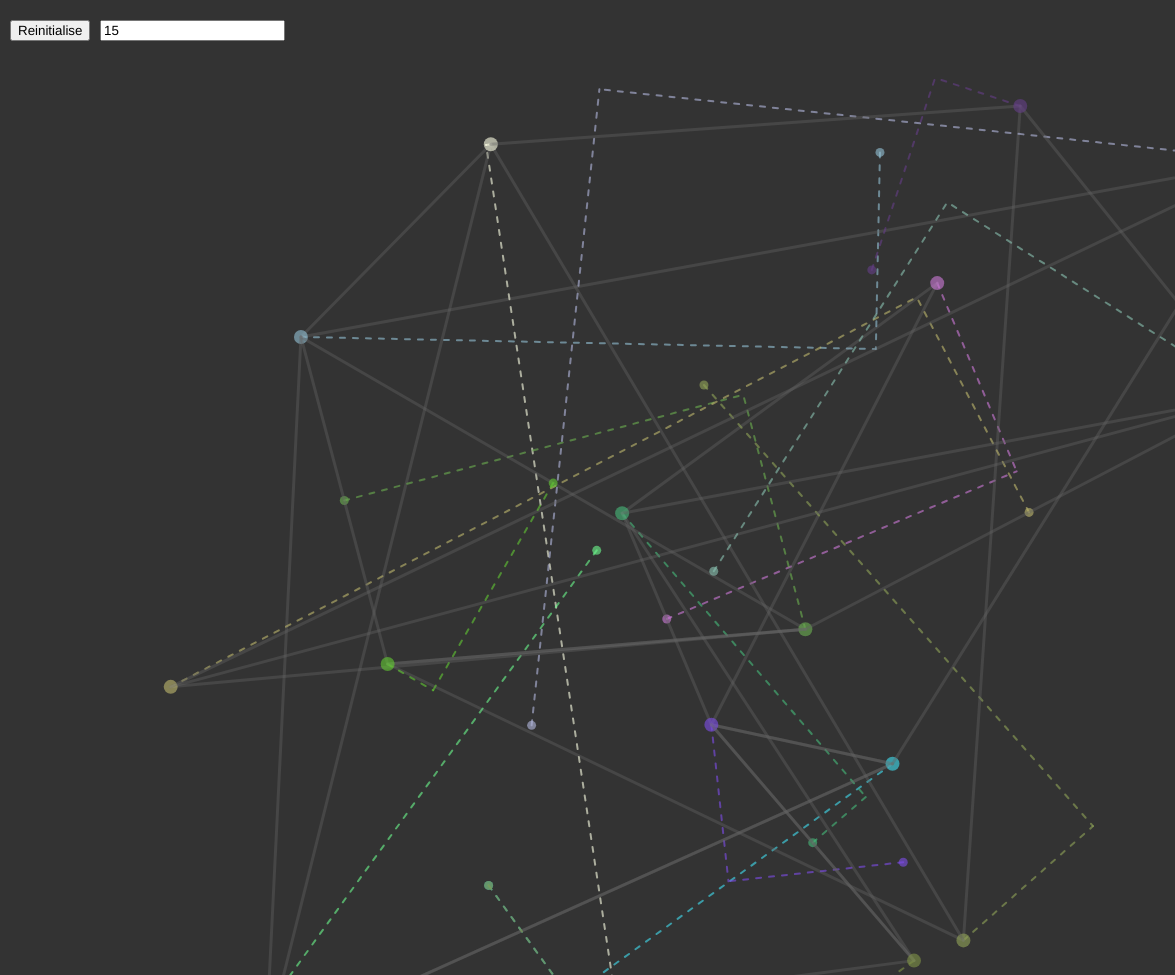
Frame 1 (no input)
Frame 60 (no input): identical to frame 1, image omitted
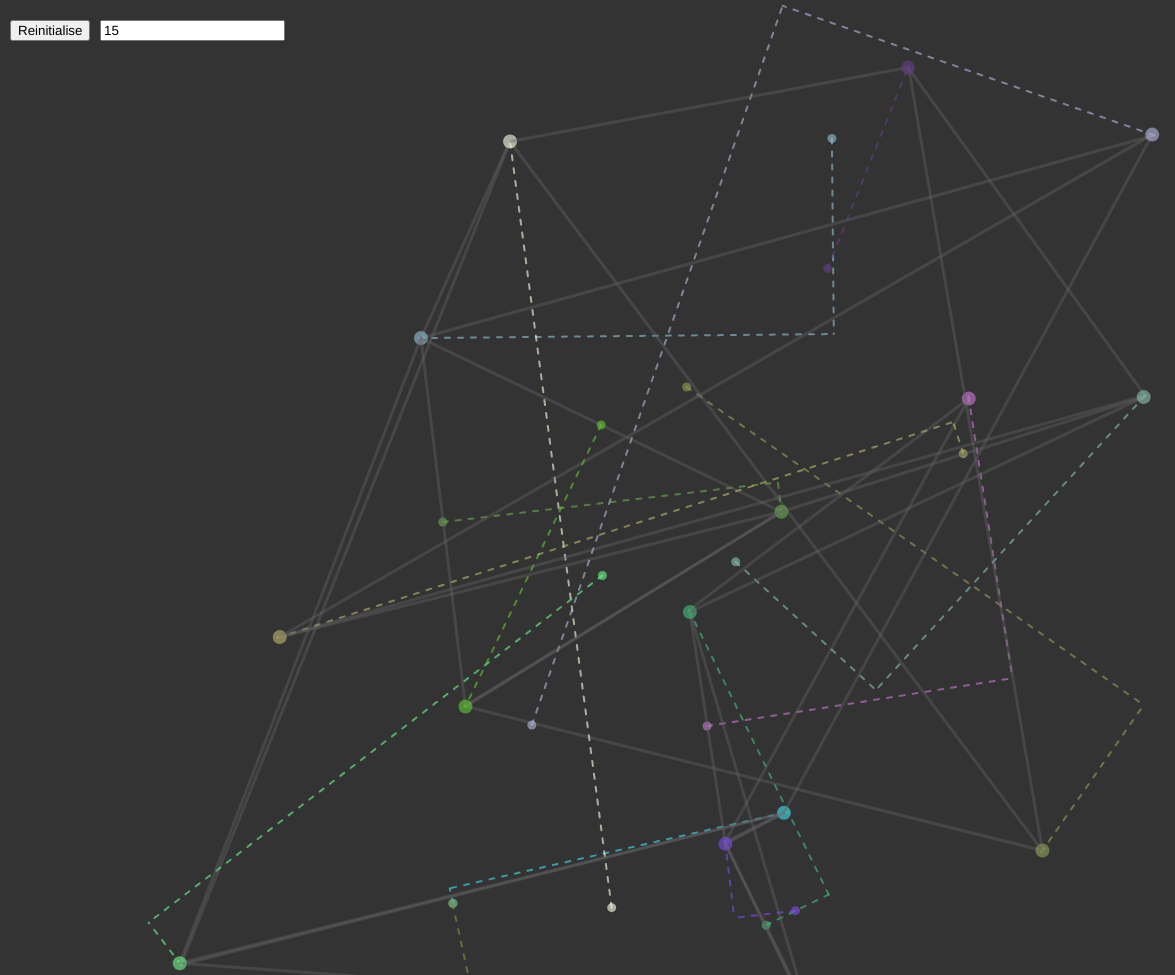
Frame 120 (the mouse pressed at the canvas centre since frame 60)

The p5.js sketch that drew these frames (run headless with seeded random() and noise() and a simulated clock; from frame 60 on, the mouse is pressed at the canvas centre):

// p5.js sketch
// ── sketch.js

let agents = [];
let agentsAmountInit = 15; 
let agentsAmount = agentsAmountInit; 
let zoom = 1;
let zoomSensitivity = 1/120*1/10; //standard value for one mouseWheel change is 120
let zoomMin = 0.2;
let zoomMax = 1.7;
let button, agentsAmountInput, agentsAmountInputText;

function setup () {

    createCanvas(windowWidth-25,windowHeight-25);

    initSpawn()

    button = createButton('Reinitialise');
    button.position(10, 20);
    button.mouseReleased(reinitialise);

    agentsAmountInput = createInput();
    agentsAmountInput.position( 100, 20);
    agentsAmountInput.value(agentsAmountInit);

    // agentsMountInputText = createElement('number of agents');
    // agentsMountInputText.position(10, 60);


}

function initSpawn() {
    for (let i = 0; i < agentsAmount; i++){
        agents.push(new Agent(random(width), random(height)));
    }
}

function draw () {
    background(51);
    translate(width/12, height/12); // why am I doing this?
    scale(zoom);

    for (let agent of agents) {
        agent.move();
        agent.update();
        agent.show();
    }
}

function getRandomVal (randomSeed, min, max) {
    return min + (randomSeed * (max-min));
}

function mousePressed(){
    if (mouseButton === LEFT) {
        mouseIsPressed = true;
    }
}


function mouseReleased() {
    if (mouseButton === LEFT) {
        mouseIsPressed = false;    
    }
}
function mouseWheel(event) {
    zoom += zoomSensitivity * -event.delta;
    zoom = constrain(zoom, zoomMin, zoomMax);
    //console.log(zoom);
  }

document.addEventListener('keydown', function (event) {
    if (event.key === 'f') {
        agentsAmount = agentsAmount + 1; 
        agents.push(new Agent(mouseX, mouseY));
    }
  });

  function setLineDash(list) {
    drawingContext.setLineDash(list);
  }

function reinitialise() {
    agents = [];
    agentsAmount = agentsAmountInput.value();
    initSpawn()
}
// ── agent.js
class Agent {
	constructor(x, y) {
        this.id = agents.length;
        this.position = createVector(x, y);
        this.color = color(getRandomVal(random(0.0, 1.0), 50, 255),getRandomVal(random(0.0, 1.0), 50, 255),getRandomVal(random(0.0, 1.0), 50, 255), 155);
        this.size = 14;
        this.sizeCenterPoint = 9;
        this.acceleration = createVector();
        this.velocity = createVector();
        this.maxSpeed = 2;
        
        this.partner = [];
        this.partner[0] = Math.floor(random(0,1) * (agentsAmount-1)) +1;
        this.partner[1] = Math.floor(random(0,1) * (agentsAmount-1)) +1;

        while (this.partner[0] == this.id) // partner != this
        {
            this.partner[0] = Math.floor(random(0,1) * (agentsAmount-1)) +1;
        }

        while (this.partner[1] == this.partner[0] || this.partner[1] == this.id) // two different partners, partner != this
        {
            this.partner[1] = Math.floor(random(0,1) * (agentsAmount-1)) +1;
        }
        
    }

    move () {
        let other0 = createVector(10,10);
        let other1 = createVector(10,10);
        let centerPoint = createVector(10,10);

        for (let other of agents) {
            if (other.id == this.partner[0]) {
                other0 = other;
            }

            if (other.id == this.partner[1]) {
                other1 = other;
            }
        }
        
        // center between this and partners
        // centerPoint = p5.Vector.add(this.position.copy(), other0.position);
        // centerPoint = centerPoint.div(2);
        // strokeWeight(7);
        // stroke(4, 180, 4);
        // //point(centerPoint.x, centerPoint.y);
        
        // centerPoint = p5.Vector.add(this.position.copy(), other1.position);
        // centerPoint = centerPoint.div(2);
        // strokeWeight(7);
        // stroke(4, 180, 4);
        //point(centerPoint.x, centerPoint.y);

        // center between partners
        centerPoint = p5.Vector.add(other0.position, other1.position);
        centerPoint = centerPoint.div(2);
        strokeWeight(this.sizeCenterPoint);
        stroke(this.color);
        point(centerPoint.x, centerPoint.y);


        // normal vector (orthogonal), normalised
        let normalVector = p5.Vector.sub(other0.position, other1.position);
        normalVector = createVector(-normalVector.y, normalVector.x).normalize().copy();

        // let normalVectorEnd = createVector();
        // normalVectorEnd = p5.Vector.add(centerPoint, normalVector);
        // strokeWeight(3);
        // stroke(4, 180, 4, 30);
        //line(centerPoint.x, centerPoint.y, normalVectorEnd.x, normalVectorEnd.y);
        
        let normalVectorInv = createVector(-normalVector.y, normalVector.x).copy();
        let target = createVector();
        let c = 0;
        c = (centerPoint.y + (this.position.x - centerPoint.x)*normalVector.y/normalVector.x - this.position.y)/(normalVectorInv.y - normalVectorInv.x*normalVector.y/normalVector.x);
        //c = (centerPoint.x  - this.position.x + normalVector.x/normalVector.y*(this.position.y - centerPoint.y))/(normalVectorInv.x - normalVectorInv.y*normalVector.x/normalVector.y); // same result as calculation above
        
        normalVectorInv.mult(c);
        target = p5.Vector.add(this.position, normalVectorInv);

        strokeWeight(2);
        stroke(this.color);
        setLineDash([5, 8]);
        line(this.position.x, this.position.y, target.x, target.y);
        line(centerPoint.x, centerPoint.y, target.x, target.y);

        this.velocity = normalVectorInv.copy();
        
        
        

    }

    update () {
        
        this.velocity.limit(this.maxSpeed);
        if (mouseIsPressed == true) {
            this.position.add(this.velocity); 
        }
        

    }

    show () {
        

        //line
        strokeWeight(3);
        stroke(100, 100);
        setLineDash([0]);
        for (let other of agents) {
            if (other.id == this.partner[0] || other.id == this.partner[1]) {
                line(this.position.x, this.position.y, other.position.x, other.position.y);
            }            
        }

        // shot this as circle
        strokeWeight(this.size);
		stroke(this.color);
		point(this.position.x, this.position.y);
    }
}
